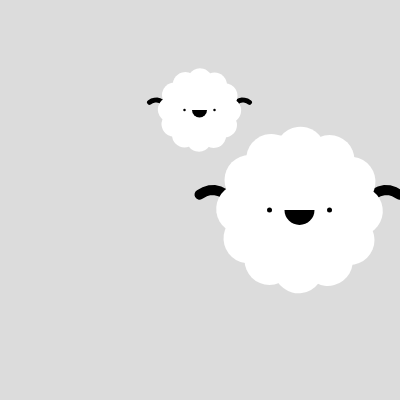
Frame 1 (no input)
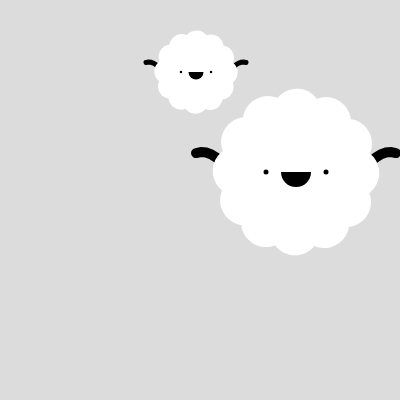
Frame 60 (no input)
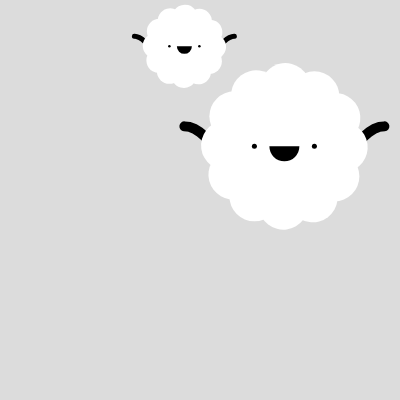
Frame 120 (the mouse pressed at the canvas centre since frame 60)

The p5.js sketch that drew these frames (run headless with seeded random() and noise() and a simulated clock; from frame 60 on, the mouse is pressed at the canvas centre):

// p5.js sketch
// ── sketch.js

let x;
let y;

function setup() {
  createCanvas(400, 400);

  x = width / 2;
  y = height / 2;

  c = new Cloud(width/2, height/2, 1);
  c2 = new Cloud(width/4, height/4, 0.5);

}

function draw() {
  background(220);
  c.update();
  c.display();
  c2.update();
  c2.display();
  // drawCloud(x, y, 1);

  // y = height * noise(frameCount * 0.01);


}


class Cloud{

  // constructor, this is like the setup
  constructor(x, y, sc){

    this.x = x;
    this.y = y;
    this.xc = this.x;
    this.yc = this.y;
    this.sc = sc;


  }

  display(){

    push();
    translate(this.x, this.y);
    scale(this.sc);
    this.drawRightArm();
    this.drawLeftArm();
    noStroke();
    //body
    circle(0, 0, 100);
    //circles around
    for(let a = 0; a < 2*PI; a+=PI/6 ){
      push();
      rotate(a);
      circle(50,30, 50);
      pop();
    }
    //eyes
    fill(0);
    circle(-30, 0, 5);
    circle(30, 0, 5);
    arc(0, 0, 30, 30, 0, PI);
    pop();


  }

  // updates variables
  update(){

    // this.y = height * noise(frameCount * 0.01);
    this.x = this.xc + 100 * cos(frameCount * 0.1);
    this.y = this.yc + 100 * sin(frameCount * 0.1);
    this.s = map(sin(frameCount * 0.05), -1, 1, 1, 2);


  }

  drawRightArm() {
    //arms
    push();
    beginShape();
    let lineLength = 100;
    noFill();
    for (let i = 0; i <= lineLength; i += lineLength / 20) {
    strokeWeight(10);
    let v =  20*sin(frameCount * 0.1 - i/(0.1));
      vertex(i, v);
    }
    endShape();
    pop();
  }

  drawLeftArm() {
    //arms
    push();
    scale(-1, 1);
    beginShape();
    let lineLength = 100;
    noFill();
    for (let i = 0; i <= lineLength; i += lineLength / 20) {
    strokeWeight(10);
    let v =  20*sin(frameCount * 0.1 - i/(0.1));
      vertex(i, v);
    }
    endShape();
    pop();
  }


}

function drawCloud(u, v, s) {
  push();
  translate(u, v);
  scale(s);
  noStroke();
  //body
  circle(0, 0, 100);
  //circles around
  for(let a = 0; a < 2*PI; a+=PI/6 ){
    push();
    rotate(a);
    circle(50,30, 50);
    pop();
  }
  //eyes
  fill(0);
  circle(-30, 0, 5);
  circle(30, 0, 5);
  arc(0, 0, 30, 30, 0, PI);
  pop();
}
